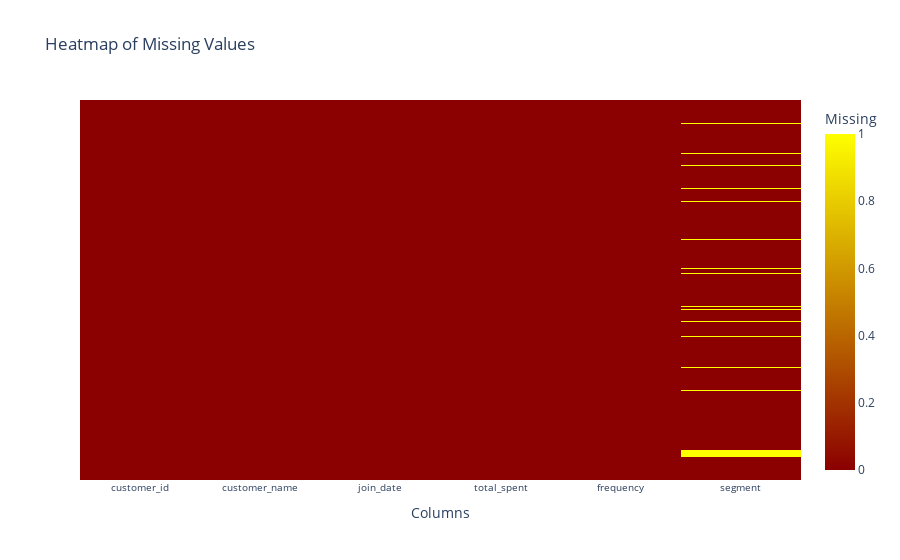

The cell this chart's notebook holds for it:
### Code cell
missing_values_heatmap_plotlypx(df_customers)

### Figure 1 — Plotly figure (JSON) as saved in the notebook; plotly's stock layout.template omitted (floating-point values rounded to 4 significant figures; data arrays with more than 128 entries replaced by an {"elided": "..."} marker saying what was removed)
{"data": [{"coloraxis": "coloraxis", "hovertemplate": "Columns: %{x}<br>Rows: %{y}<br>Missing: %{z}<extra></extra>", "name": "0", "type": "heatmap", "x": ["customer_id", "customer_name", "join_date", "total_spent", "frequency", "segment"], "xaxis": "x", "y": {"elided": "5009 int values"}, "yaxis": "y", "z": {"elided": "5009x6 int values"}}], "layout": {"coloraxis": {"cmax": 1, "cmin": 0, "colorbar": {"title": {"text": "Missing"}}, "colorscale": [[0, "darkred"], [1, "yellow"]]}, "title": {"text": "Heatmap of Missing Values"}, "xaxis": {"anchor": "y", "domain": [0, 1], "tickangle": 0, "tickfont": {"size": 10}, "title": {"text": "Columns"}}, "yaxis": {"anchor": "x", "autorange": "reversed", "domain": [0, 1], "title": {"text": "Rows"}, "visible": false}}}
